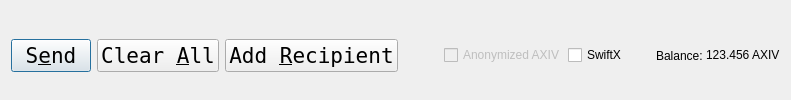
         <widget class="QFrame" name="frame_Send">
          <layout class="QHBoxLayout" name="horizontalLayout">
           <property name="bottomMargin">
            <number>0</number>
           </property>
           <item>
            <widget class="QPushButton" name="sendButton">
            <property name="sizePolicy">
                <sizepolicy hsizetype="Minimum" vsizetype="Fixed">
                <horstretch>0</horstretch>
                <verstretch>0</verstretch>
                </sizepolicy>
                </property>
             <property name="font">
              <font>
               <family>Andale Mono</family>
               <pointsize>16</pointsize>
              </font>
             </property>
             <property name="toolTip">
              <string>Confirm the send action</string>
             </property>
             <property name="text">
              <string>S&amp;end</string>
             </property>
             <property name="iconSize">
              <size>
               <width>0</width>
               <height>0</height>
              </size>
             </property>
             <property name="autoDefault">
              <bool>false</bool>
             </property>
             <property name="default">
              <bool>true</bool>
             </property>
            </widget>
           </item>
           <item>
            <widget class="QPushButton" name="clearButton">
             <property name="sizePolicy">
              <sizepolicy hsizetype="Minimum" vsizetype="Fixed">
               <horstretch>0</horstretch>
               <verstretch>0</verstretch>
              </sizepolicy>
             </property>
             <property name="font">
              <font>
               <family>Andale Mono</family>
               <pointsize>16</pointsize>
              </font>
             </property>
             <property name="toolTip">
              <string>Clear all fields of the form.</string>
             </property>
             <property name="text">
              <string>Clear &amp;All</string>
             </property>
             <property name="autoDefault">
              <bool>false</bool>
             </property>
            </widget>
           </item>
           <item>
            <widget class="QPushButton" name="addButton">
             <property name="font">
              <font>
               <family>Andale Mono</family>
               <pointsize>16</pointsize>
              </font>
             </property>
             <property name="toolTip">
              <string>Send to multiple recipients at once</string>
             </property>
             <property name="text">
              <string>Add &amp;Recipient</string>
             </property>
             <property name="autoDefault">
              <bool>false</bool>
             </property>
            </widget>
           </item>
           <item>
            <spacer name="horizontalSpacer">
             <property name="orientation">
              <enum>Qt::Horizontal</enum>
             </property>
             <property name="sizeHint" stdset="0">
              <size>
               <width>40</width>
               <height>20</height>
              </size>
             </property>
            </spacer>
           </item>
           <item>
            <layout class="QHBoxLayout" name="horizontalLayout_2">
             <property name="spacing">
              <number>3</number>
             </property>
             <item>
              <widget class="QCheckBox" name="checkzAXIV">
               <property name="enabled">
                <bool>false</bool>
               </property>
               <property name="text">
                <string>Anonymized AXIV</string>
               </property>
              </widget>
             </item>
             <item>
              <widget class="QCheckBox" name="checkSwiftTX">
               <property name="enabled">
                <bool>true</bool>
               </property>
               <property name="minimumSize">
                <size>
                 <width>85</width>
                 <height>0</height>
                </size>
               </property>
               <property name="text">
                <string>SwiftX</string>
               </property>
              </widget>
             </item>
             <item>
              <widget class="QLabel" name="label">
               <property name="text">
                <string>Balance:</string>
               </property>
              </widget>
             </item>
             <item>
              <widget class="QLabel" name="labelBalance">
               <property name="sizePolicy">
                <sizepolicy hsizetype="Preferred" vsizetype="Fixed">
                 <horstretch>0</horstretch>
                 <verstretch>0</verstretch>
                </sizepolicy>
               </property>
               <property name="cursor">
                <cursorShape>IBeamCursor</cursorShape>
               </property>
               <property name="text">
                <string notr="true">123.456 AXIV</string>
               </property>
               <property name="textInteractionFlags">
                <set>Qt::LinksAccessibleByMouse|Qt::TextSelectableByKeyboard|Qt::TextSelectableByMouse</set>
               </property>
              </widget>
             </item>
            </layout>
           </item>
          </layout>
         </widget>
